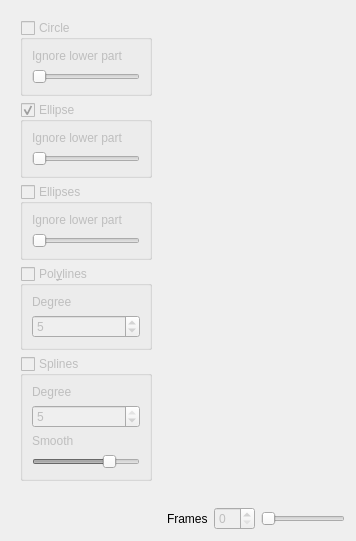
      <widget class="QWidget" name="tabfit">
       <attribute name="title">
        <string>Fitting</string>
       </attribute>
       <layout class="QHBoxLayout" name="horizontalLayout_11">
        <item>
         <widget class="QFrame" name="frame_3">
          <property name="sizePolicy">
           <sizepolicy hsizetype="Fixed" vsizetype="Preferred">
            <horstretch>2</horstretch>
            <verstretch>0</verstretch>
           </sizepolicy>
          </property>
          <property name="minimumSize">
           <size>
            <width>150</width>
            <height>0</height>
           </size>
          </property>
          <property name="frameShape">
           <enum>QFrame::NoFrame</enum>
          </property>
          <property name="frameShadow">
           <enum>QFrame::Raised</enum>
          </property>
          <layout class="QVBoxLayout" name="verticalLayout_9">
           <item>
            <widget class="QGroupBox" name="tab3_circle_box">
             <property name="enabled">
              <bool>false</bool>
             </property>
             <property name="toolTip">
              <string>Fit a circle to the droplet edges.</string>
             </property>
             <property name="title">
              <string>Circle</string>
             </property>
             <property name="flat">
              <bool>false</bool>
             </property>
             <property name="checkable">
              <bool>true</bool>
             </property>
             <property name="checked">
              <bool>false</bool>
             </property>
             <layout class="QVBoxLayout" name="verticalLayout_10">
              <item>
               <widget class="QLabel" name="label_19">
                <property name="text">
                 <string>Ignore lower part</string>
                </property>
               </widget>
              </item>
              <item>
               <widget class="QSlider" name="tab3_circle_ymin">
                <property name="toolTip">
                 <string>Ignore the lower part of the drop</string>
                </property>
                <property name="maximum">
                 <number>999999999</number>
                </property>
                <property name="value">
                 <number>0</number>
                </property>
                <property name="orientation">
                 <enum>Qt::Horizontal</enum>
                </property>
               </widget>
              </item>
             </layout>
            </widget>
           </item>
           <item>
            <widget class="QGroupBox" name="tab3_ellipse_box">
             <property name="enabled">
              <bool>false</bool>
             </property>
             <property name="toolTip">
              <string>Fit a single ellipse to the drop edges.</string>
             </property>
             <property name="title">
              <string>Ellipse</string>
             </property>
             <property name="flat">
              <bool>false</bool>
             </property>
             <property name="checkable">
              <bool>true</bool>
             </property>
             <layout class="QVBoxLayout" name="verticalLayout_16">
              <item>
               <widget class="QLabel" name="label_21">
                <property name="text">
                 <string>Ignore lower part</string>
                </property>
               </widget>
              </item>
              <item>
               <widget class="QSlider" name="tab3_ellipse_ymin">
                <property name="toolTip">
                 <string>Ignore the lower part of the drop</string>
                </property>
                <property name="maximum">
                 <number>999999999</number>
                </property>
                <property name="value">
                 <number>0</number>
                </property>
                <property name="orientation">
                 <enum>Qt::Horizontal</enum>
                </property>
               </widget>
              </item>
             </layout>
            </widget>
           </item>
           <item>
            <widget class="QGroupBox" name="tab3_ellipses_box">
             <property name="enabled">
              <bool>false</bool>
             </property>
             <property name="toolTip">
              <string>Fit two ellipses to each droplet side.</string>
             </property>
             <property name="title">
              <string>Ellipses</string>
             </property>
             <property name="flat">
              <bool>false</bool>
             </property>
             <property name="checkable">
              <bool>true</bool>
             </property>
             <property name="checked">
              <bool>false</bool>
             </property>
             <layout class="QVBoxLayout" name="verticalLayout_26">
              <item>
               <widget class="QLabel" name="label_22">
                <property name="text">
                 <string>Ignore lower part</string>
                </property>
               </widget>
              </item>
              <item>
               <widget class="QSlider" name="tab3_ellipses_ymin">
                <property name="toolTip">
                 <string>Ignore the lower part of the drop</string>
                </property>
                <property name="maximum">
                 <number>999999999</number>
                </property>
                <property name="value">
                 <number>0</number>
                </property>
                <property name="orientation">
                 <enum>Qt::Horizontal</enum>
                </property>
               </widget>
              </item>
             </layout>
            </widget>
           </item>
           <item>
            <widget class="QGroupBox" name="tab3_polyline_box">
             <property name="enabled">
              <bool>false</bool>
             </property>
             <property name="toolTip">
              <string>Fit two polynomials to each droplet side.</string>
             </property>
             <property name="title">
              <string>Pol&amp;ylines</string>
             </property>
             <property name="flat">
              <bool>false</bool>
             </property>
             <property name="checkable">
              <bool>true</bool>
             </property>
             <property name="checked">
              <bool>false</bool>
             </property>
             <layout class="QVBoxLayout" name="verticalLayout_17">
              <item>
               <widget class="QLabel" name="label_12">
                <property name="text">
                 <string>Degree</string>
                </property>
               </widget>
              </item>
              <item>
               <widget class="QSpinBox" name="tab3_polyline_deg">
                <property name="toolTip">
                 <string>Degree of the polynomial (higher means better fit, but more sensitive to noise)</string>
                </property>
                <property name="minimum">
                 <number>1</number>
                </property>
                <property name="maximum">
                 <number>50</number>
                </property>
                <property name="value">
                 <number>5</number>
                </property>
               </widget>
              </item>
             </layout>
            </widget>
           </item>
           <item>
            <widget class="QGroupBox" name="tab3_spline_box">
             <property name="enabled">
              <bool>false</bool>
             </property>
             <property name="toolTip">
              <string>Fit two splines to each droplet side.</string>
             </property>
             <property name="title">
              <string>Splines</string>
             </property>
             <property name="flat">
              <bool>false</bool>
             </property>
             <property name="checkable">
              <bool>true</bool>
             </property>
             <property name="checked">
              <bool>false</bool>
             </property>
             <layout class="QVBoxLayout" name="verticalLayout_18">
              <item>
               <widget class="QLabel" name="label_13">
                <property name="text">
                 <string>Degree</string>
                </property>
               </widget>
              </item>
              <item>
               <widget class="QSpinBox" name="tab3_spline_deg">
                <property name="toolTip">
                 <string>Degree of the spline (up to 5)</string>
                </property>
                <property name="minimum">
                 <number>1</number>
                </property>
                <property name="maximum">
                 <number>5</number>
                </property>
                <property name="value">
                 <number>5</number>
                </property>
               </widget>
              </item>
              <item>
               <widget class="QLabel" name="label_14">
                <property name="text">
                 <string>Smooth</string>
                </property>
               </widget>
              </item>
              <item>
               <widget class="QSlider" name="tab3_spline_smooth">
                <property name="toolTip">
                 <string>Smoothiness of the spline</string>
                </property>
                <property name="maximum">
                 <number>100</number>
                </property>
                <property name="value">
                 <number>75</number>
                </property>
                <property name="orientation">
                 <enum>Qt::Horizontal</enum>
                </property>
               </widget>
              </item>
             </layout>
            </widget>
           </item>
           <item>
            <spacer name="verticalSpacer_7">
             <property name="orientation">
              <enum>Qt::Vertical</enum>
             </property>
             <property name="sizeHint" stdset="0">
              <size>
               <width>20</width>
               <height>40</height>
              </size>
             </property>
            </spacer>
           </item>
          </layout>
         </widget>
        </item>
        <item>
         <layout class="QVBoxLayout" name="verticalLayout_15">
          <item>
           <layout class="QGridLayout" name="gridLayout_3">
            <item row="1" column="1">
             <widget class="MplWidgetFit" name="mplwidgetfit" native="true">
              <property name="cursor">
               <cursorShape>ArrowCursor</cursorShape>
              </property>
             </widget>
            </item>
            <item row="2" column="1">
             <spacer name="verticalSpacer_8">
              <property name="orientation">
               <enum>Qt::Vertical</enum>
              </property>
              <property name="sizeHint" stdset="0">
               <size>
                <width>20</width>
                <height>40</height>
               </size>
              </property>
             </spacer>
            </item>
            <item row="1" column="2">
             <spacer name="horizontalSpacer_5">
              <property name="orientation">
               <enum>Qt::Horizontal</enum>
              </property>
              <property name="sizeHint" stdset="0">
               <size>
                <width>40</width>
                <height>20</height>
               </size>
              </property>
             </spacer>
            </item>
            <item row="0" column="1">
             <spacer name="verticalSpacer_9">
              <property name="orientation">
               <enum>Qt::Vertical</enum>
              </property>
              <property name="sizeHint" stdset="0">
               <size>
                <width>20</width>
                <height>40</height>
               </size>
              </property>
             </spacer>
            </item>
            <item row="1" column="0">
             <spacer name="horizontalSpacer_6">
              <property name="orientation">
               <enum>Qt::Horizontal</enum>
              </property>
              <property name="sizeHint" stdset="0">
               <size>
                <width>40</width>
                <height>20</height>
               </size>
              </property>
             </spacer>
            </item>
           </layout>
          </item>
          <item>
           <layout class="QHBoxLayout" name="horizontalLayout_10">
            <item>
             <widget class="QLabel" name="tab3_label_frame">
              <property name="text">
               <string>Frames</string>
              </property>
             </widget>
            </item>
            <item>
             <widget class="QSpinBox" name="tab3_spinbox">
              <property name="enabled">
               <bool>false</bool>
              </property>
              <property name="toolTip">
               <string>Frame number to display</string>
              </property>
             </widget>
            </item>
            <item>
             <widget class="QSlider" name="tab3_frameslider">
              <property name="enabled">
               <bool>false</bool>
              </property>
              <property name="toolTip">
               <string>Frame number to display</string>
              </property>
              <property name="orientation">
               <enum>Qt::Horizontal</enum>
              </property>
             </widget>
            </item>
           </layout>
          </item>
         </layout>
        </item>
       </layout>
      </widget>
